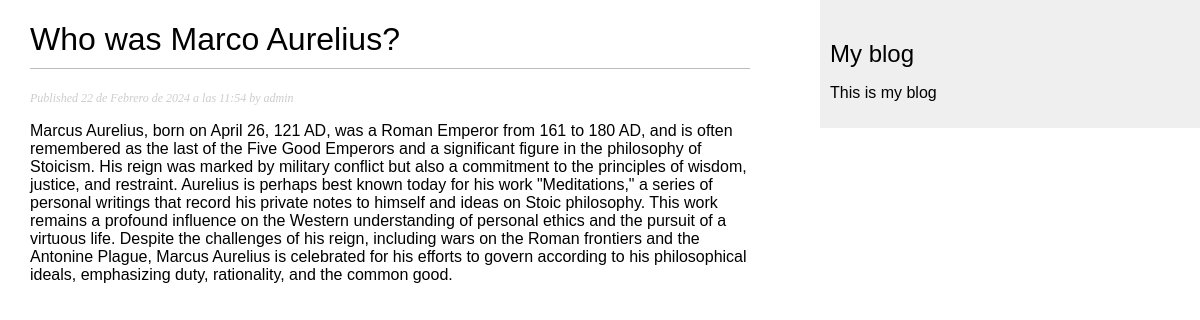
Page /blog/1/ on the committed database.
### blog/models.py (models this page shows, shortened)
class Post(models.Model):
    class Status(models.TextChoices):
        DRAFT = 'DF', 'Draft'
        PUBLISHED = 'PB', 'Published'
    title = models.CharField(max_length=250)
    slug = models.SlugField(max_length=250)
    author = models.ForeignKey(User,
                               on_delete=models.CASCADE,
                               related_name='blog_posts')
    body = models.TextField()
    publish = models.DateTimeField(default=timezone.now)
    created = models.DateTimeField(auto_now_add=True)
    updated = models.DateTimeField(auto_now=True)
    status = models.CharField(max_length =2,
                              choices=Status.choices,
                              default=Status.DRAFT)
    objects = models.Manager() # The default manager.
    published = PublishedManager()
    class Meta:
        ordering = ['-publish']
        indexes = [
            models.Index(fields=['-publish']),
        ]

### blog/views.py (the view)
# urls.py: path('<int:id>/', views.post_detail, name='post_detail'),
def post_detail(request, id):
    try:
        post = Post.published.get(id=id)
    except Post.DoesNotExist:
         raise Http404("No Post found.")
    post = get_object_or_404(Post,
                id=id,
                status=Post.Status.PUBLISHED)
    return render(request,
                    'blog/post/detail.html',
                    {'post': post})

### blog/models.py (called while the page is built)
    def get_queryset(self):
        return super().get_queryset()\
                      .filter(status=Post.Status.PUBLISHED)

### blog/templates/blog/post/detail.html (shortened to what this page needs)
{% extends "blog/base.html" %}
{% block content %}
 <h1>{{ post.title }}</h1>
 <p class="date">
 Published {{ post.publish }} by {{ post.author }}
 </p>
 {{ post.body|linebreaks }}
{% endblock %}

### blog/templates/blog/blog.css (style rules this page uses)
body { margin:0; padding:0; font-family:helvetica, sans-serif; }
h1 { font-weight:normal; border-bottom:1px solid #bbb; padding:0 0 10px 0; }
p.date { color:#ccc; font-family: georgia, serif; font-size: 12px; font-style: italic; }

### rows in the picture
Post: title "Who was Marco Aurelius?", publish "22 de Febrero de 2024 a las 11:54", author "admin", body "Marcus Aurelius, born on April 26, 121 AD, was a Roman Emperor from 161 to 180 AD, and is often remembered as the last of the Five Good Emperors and a significant figure in the philosophy of Stoicism. His reign was marked by military conflict but also a commitment to the principles of wisdom, justice, and restraint. Aurelius is perhaps best known today for his work \"Meditations,\" a series of personal writings that record his private notes to himself and ideas on Stoic philosophy. This work remains a profound influence on the Western understanding of personal ethics and the pursuit of a virtuous life. Despite the challenges of his reign, including wars on the Roman frontiers and the Antonine…"
